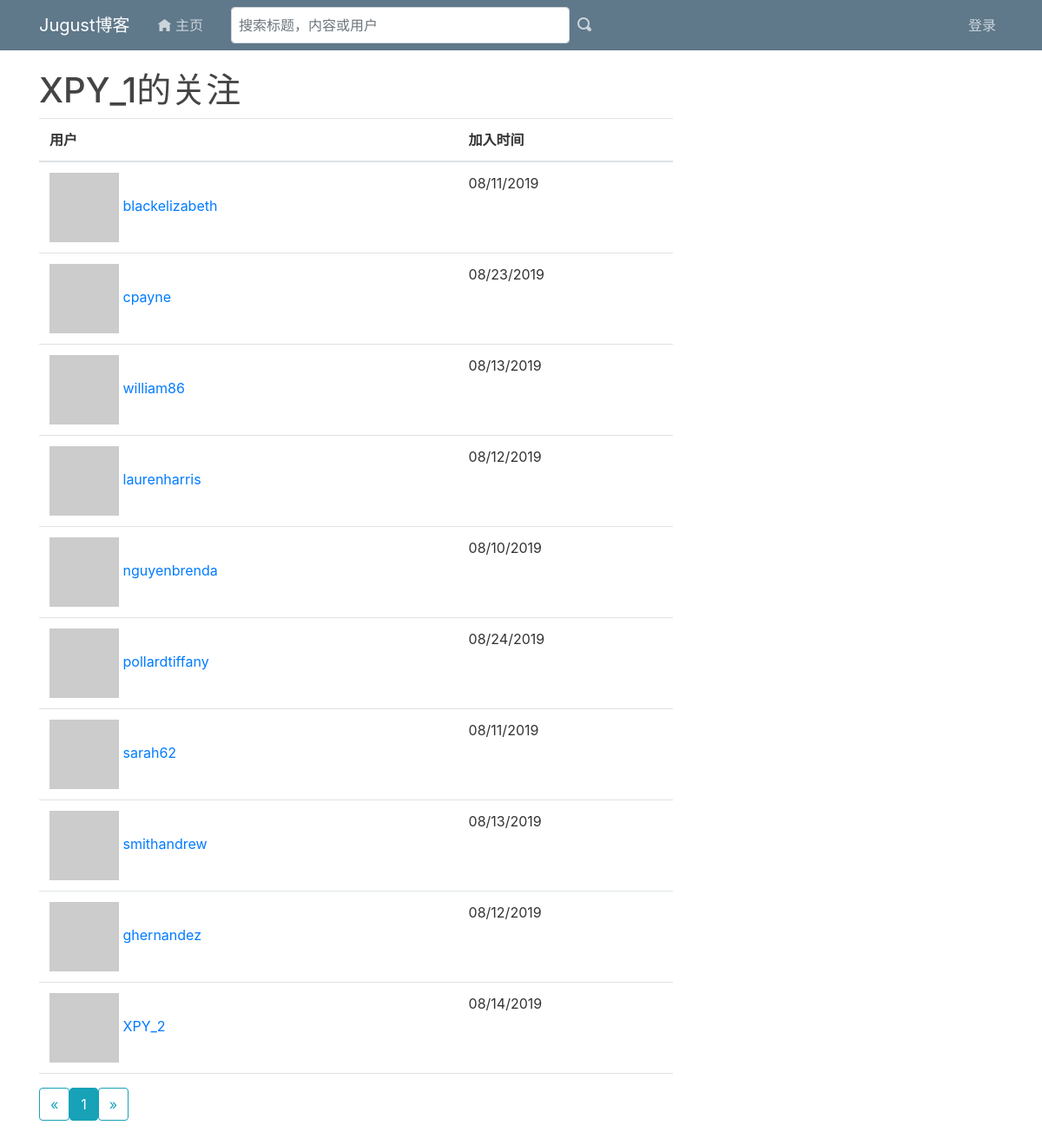
Page /users/followed_by/XPY_1 on the committed database.
### app/models/__init__.py (models this page shows, shortened)
@whooshee.register_model('username', 'name')
class User(UserMixin, AuthMixin, FollowMixin, CollectMixin, ProfileMixin):
	__tablename__ = 'users'
	id = db.Column(db.Integer, primary_key = True)
	email = db.Column(db.String(64), unique=True, index=True)
	username = db.Column(db.String(64), unique=True, index=True)
	role_id = db.Column(db.Integer, db.ForeignKey('roles.id'))
	password_hash = db.Column(db.String(128))
	confirmed = db.Column(db.Boolean, default=False)
	avatar_hash = db.Column(db.String(32))
	posts = db.relationship('Post', backref='author', lazy='dynamic')
	comments = db.relationship('Comment', backref='author', lazy='dynamic')
	notifications = db.relationship('Notification', back_populates='receiver', cascade='all')
	def gravatar(self, size=100, default='identicon', rating='g'):
		url = 'https://secure.gravatar.com/avatar'
		hash = self.avatar_hash or self.gravatar_hash()
		return '{url}/{hash}?s={size}&d={default}&r={rating}'.format(
			url=url, hash=hash, size=size, default=default, rating=rating)

### app/models/FollowMixin.py (models this page shows)
class Follow(db.Model):
	__tablename__ = 'follows'
	follower_id = db.Column(db.Integer, db.ForeignKey('users.id'),
									 primary_key=True)
	followed_id = db.Column(db.Integer, db.ForeignKey('users.id'),
									 primary_key=True)
	timestamp = db.Column(db.DateTime, default=datetime.utcnow)

### app/users/views.py (the view)
@users.route('/followed_by/<username>')
def followed_by(username):
	user = User.query.filter_by(username=username).first()
	if user is None:
		flash('用户无效', 'danger')
		return redirect(url_for('main.index'))
	page = request.args.get('page', 1, type=int)
	pagination = user.followed.paginate(
		page, per_page=current_app.config['JUGUST_FOLLOWERS_PER_PAGE'],
		error_out=False)
	follows = [{'user': item.followed, 'timestamp': item.timestamp}
				 for item in pagination.items]
	return render_template('/users/followers.html', user=user, title="关注",
								 endpoint='users.followed_by', pagination=pagination,
								 follows=follows)

### app/auth/views.py (called while the page is built)
@auth.before_app_request
def before_request():
	if current_user.is_authenticated:
		current_user.ping()
		if (not current_user.confirmed
				and request.endpoint
				and request.blueprint != 'auth'
				and request.endpoint != 'static'):
			return redirect(url_for('auth.unconfirmed'))

### app/main/__init__.py (called while the page is built)
@main.app_context_processor
def inject_permissions():
	return dict(Permission=Permission)

@main.app_context_processor
def make_template_context():
	if current_user.is_authenticated:
		notification_count = Notification.query.with_parent(current_user).filter_by(is_read=False).count()
	else:
		notification_count = None
	return dict(notification_count=notification_count)

### app/models/__init__.py (called while the page is built)
	def can(self, permissions):
		return False

### app/templates/users/followers.html (shortened to what this page needs)
{% extends "base.html" %}
{% import "_macros.html" as macros %}
{% block page_content %}
<div class="page-header">
	<h1>{{ user.username }}的{{ title }}</h1>
</div>
<table class="table table-hover followers">
	<thead><tr><th>用户</th><th>加入时间</th></tr></thead>
	{% for follow in follows %}
	{% if follow.user !=user %}
	<tr>
		<td>
			<a href="{{ url_for('users.user', username = follow.user.username) }}">
				<img class="img-rounded" src="{{ follow.user.gravatar(size=32) }}">
				{{ follow.user.username }}
			</a>
		</td>
		<td>{{ moment(follow.timestamp).format('L') }}</td>
	</tr>
	{% endif %}
	{% endfor %}
</table>
<div class="pagination">
	{{ macros.pagination_widget(pagination, endpoint, username=user.username) }}
</div>
{% endblock %}

### app/static/main.css (style rules this page uses)
body { background: : #fafafa; color:#333333; margin-top:5rem; }
h1, h2, h3, h4, h5, h6 { color:#444444; }
div.pagination { width: 100%; text-align: right; padding: 0px; margin: 0px; }
.table.followers tr { border-bottom: 1px solid #e0e0e0; }

### rows in the picture
User: username "XPY_1"
User: user.username "blackelizabeth"
Follow: timestamp "08/11/2019"
User: user.username "cpayne"
Follow: timestamp "08/23/2019"
User: user.username "william86"
Follow: timestamp "08/13/2019"
User: user.username "laurenharris"
Follow: timestamp "08/12/2019"
User: user.username "nguyenbrenda"
Follow: timestamp "08/10/2019"
User: user.username "pollardtiffany"
Follow: timestamp "08/24/2019"
User: user.username "sarah62"
Follow: timestamp "08/11/2019"
User: user.username "smithandrew"
Follow: timestamp "08/13/2019"
User: user.username "ghernandez"
Follow: timestamp "08/12/2019"
User: user.username "XPY_2"
Follow: timestamp "08/14/2019"

### other values in the picture
{{ title }} "关注"
{{ p }} "1"
